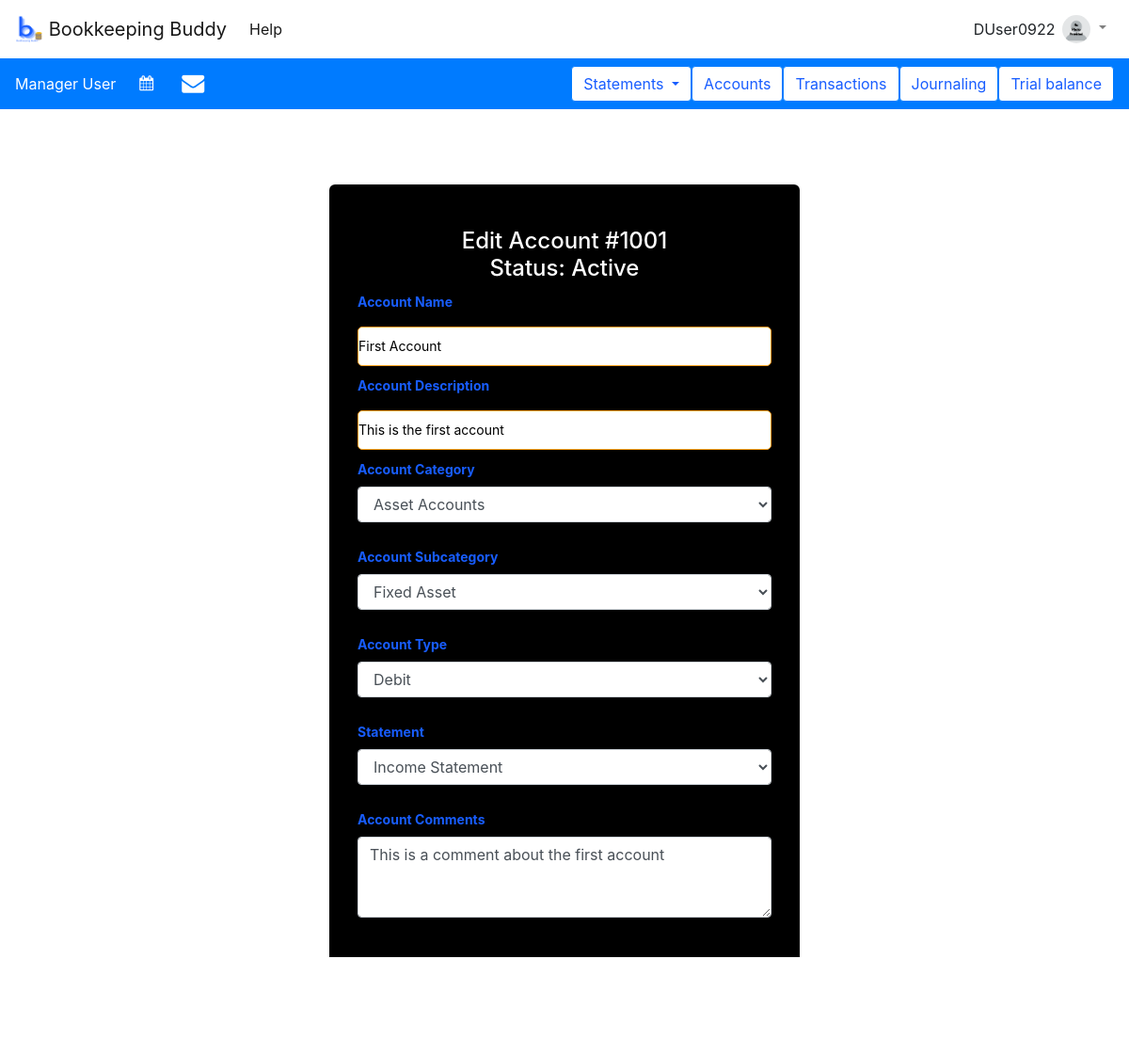
Screenshot of /fin_accts/edit_acct/1001 (signed in) with the database file from the repository.
### tables this page shows
CREATE TABLE users (
  username TEXT PRIMARY KEY UNIQUE,
  email_address TEXT NOT NULL,
  first_name TEXT NOT NULL,
  last_name TEXT NOT NULL,
  active INTEGER NOT NULL,
  role INTEGER NOT NULL,
  picture BLOB,
  password TEXT NOT NULL,
  address TEXT NOT NULL,
  DOB TEXT NOT NULL,
  old_passwords TEXT NOT NULL,
  password_refresh_date TEXT NOT NULL,
  incorrect_login_attempts INTEGER NOT NULL,
  suspend_start_date TEXT,
  suspend_end_date TEXT,
  creation_date TEXT NOT NULL,
  first_pet TEXT NOT NULL,
  city_born TEXT NOT NULL,
  year_graduated_hs INTEGER NOT NULL
);

CREATE TABLE accounts (
    acct_name TEXT NOT NULL UNIQUE,
    acct_num INTEGER PRIMARY KEY AUTOINCREMENT UNIQUE,
    acct_desc TEXT,
    /* category to which this account belongs. Must be in
       the acct_categories table */
    acct_category INTEGER NOT NULL REFERENCES acct_categories(number),
    /* Account subcategory. Must be in subcategory table */
    acct_subcategory INTEGER NOT NULL REFERENCES subcategories(id_num),
    /* debit acct == 1, credit acct == 0 */
    debit INTEGER NOT NULL,
    /* stored as cents (no decimals) */
    initial_bal INTEGER NOT NULL,
    /* stored as cents (no decimals) */
    balance INTEGER NOT NULL,
    /* string in the format YYYY-MM-DD */
    date_created TEXT NOT NULL,
    /* must have been created by someone in users table */
    created_by TEXT NOT NULL REFERENCES users(username),
    /* financial statement which uses this account */
    statement INTEGER NOT NULL REFERENCES statements(number),
    /* Comment about this account */
    comment TEXT,
    /* Account active? 0 == inactive, 1 == active */
    active INTEGER DEFAULT 0 NOT NULL
);

CREATE TABLE acct_categories (
    /* name of this category */
    name TEXT NOT NULL,
    /* unique identifier for this category */
    number INTEGER PRIMARY KEY UNIQUE
);

CREATE TABLE subcategories (
    /* Unique ID for this subcategory */
    id_num INTEGER PRIMARY KEY AUTOINCREMENT UNIQUE,
    /* Which category does this subcategory belong to? */
    category INTEGER REFERENCES acct_categories(number),
    /* Name of this subcategory */
    name TEXT NOT NULL
);

CREATE TABLE statements(
    /* unique identifier for this statement */
    number INTEGER PRIMARY KEY UNIQUE,
    /* name of this statement */
    name TEXT NOT NULL
);

### appl_domain/fin_accts.py (the view, shortened to what this page needs)
@bp.route('/edit_acct/<account_num>', methods=('GET', 'POST'))
@login_required
def edit_account(account_num):
    db = get_db()
    account = db.execute(
        "SELECT * from accounts WHERE acct_num = ?", (account_num,)
    ).fetchone()
    categories = db.execute(
        "SELECT * FROM acct_categories"
    ).fetchall()
    subcategories = db.execute(
        "SELECT * FROM subcategories"
    ).fetchall()
    statements = db.execute(
        "SELECT * FROM statements"
    ).fetchall()
    account = db.execute(
        "SELECT * from accounts WHERE acct_num = ?", (account_num,)
    ).fetchone()
    return render_template('fin_accts/create_account.html',
                           account=account,
                           statements=statements,
                           categories=categories,
                           subcategories=subcategories)

### appl_domain/auth.py (called while the page is built)
def login_required(view):
    @functools.wraps(view)
    def wrapped_view(**kwargs):
        if g.user is None:
            return redirect(url_for('auth.login'))
        return view(**kwargs)
    return wrapped_view

@bp.before_app_request
def load_logged_in_user():
    username = session.get('username')
    if username is None:
        g.user = None
    else:
        g.user = get_db().execute(
            "SELECT * FROM users WHERE username = ?", (username,)
        ).fetchone()

### appl_domain/db.py (called while the page is built)
def get_db():
    if 'db' not in g:
        g.db = sqlite3.connect(
            current_app.config['DATABASE'],
            detect_types=sqlite3.PARSE_DECLTYPES
        )
        g.db.row_factory = sqlite3.Row
    return g.db

### appl_domain/templates/fin_accts/create_account.html (shortened to what this page needs)
{% extends 'base.html' %}
{% block content %}
<div class = "loginbox">
    <form class = "box" method="post">
        <h1>
    {% block title %}
        {% if account %}
            Edit Account #{{ account['acct_num'] }}
        {% else %}
            Create a new financial account
        {% endif %}
    {% endblock %}
    {% if account %}
        <br>
        Status: {% if account['active'] == 1 %}Active{% else %}Inactive{% endif %}
    {% endif %}
    </h1>
        <label for="acct_name">Account Name</label>
        <input name="acct_name" placeholder="Enter a name for the new account" id="acct_name" {% if account %} value="{{ account['acct_name'] }}" {% endif %}required>
        <br>
        <label for="acct_desc">Account Description</label>
        <input name="acct_desc" placeholder="Enter a description of the new account" id="acct_desc" {% if account %} value="{{ account['acct_desc'] }}" {% endif %}required>
        <br>
        <label for="acct_category">Account Category</label>
        <select name="acct_category" id="acct_category" class="form-control">
            {% for category in categories %}
            <option value="{{ category['number'] }}" {% if account and account['acct_category'] == category['number'] %} selected {% endif %}>{{ category['name'] }}</option>
            {% endfor %}
        </select>
        <br>
        <label for="acct_subcategory">Account Subcategory</label>
        <select name="acct_subcategory" id="acct_subcategory", class="form-control">
            {% for category in categories %}
                <optgroup label="{{ category['name'] }}">
                    {% for subcategory in subcategories %}
                        {% if subcategory['category'] == category['number'] %}
                            <option value="{{ subcategory['id_num'] }}" {% if account and account['acct_subcategory'] == subcategory['id_num'] %} selected {% endif %}>{{ subcategory['name'] }}</option>
                        {% endif %}
                    {% endfor %}
                </optgroup>
            {% endfor %}
        </select>
        <br>
        <label for="debit">Account Type</label>
        <select name="debit" id="debit" class="form-control">
            <option value="1" {% if account and account['debit'] == 1 %} selected {% endif %}>Debit</option>
        </select>
        <br>
        <label for="statement">Statement</label>
        <select name="statement" id="statement" class="form-control">
            {% for statement in statements %}
                <option value="{{ statement['number'] }}" {% if account and account['statement'] == statement['number'] %} selected {% endif %}>{{ statement['name'] }}</option>
            {% endfor %}
        </select>
        <br>
        <label for="comment">Account Comments</label>
         <textarea class="form-control" name="comment" id="comment" placeholder="Enter comments about this account" rows="3">{% if account %}{{ account['comment'] }}{% endif %}</textarea>
        <br>
            <input  data-toggle="tooltip" data-placement="top" title="Create a new financial account" class = "submit" type="submit" value="{% if account %}Submit Changes{% else %}Create Account{% endif %}"/>
    </form>
    </div>
{% endblock %}

### appl_domain/templates/base.html (shortened to what this page needs)
<!DOCTYPE html>
<html lang="en" xmlns="http://www.w3.org/1999/html" xmlns="http://www.w3.org/1999/html">
  <head>
     <link rel="stylesheet" href="{{url_for('static', filename = 'index.css') }}"/>
      <link rel="stylesheet" href="{{url_for('static', filename = 'datatable.css') }}"/>
      <link rel="stylesheet" href="{{url_for('static', filename = 'dateTime.css') }}"/>
    <link rel="stylesheet" href="https://cdn.jsdelivr.net/npm/bootstrap@4.5.3/dist/css/bootstrap.min.css">
       <link rel="stylesheet" href="https://cdnjs.cloudflare.com/ajax/libs/bootstrap-datepicker/1.9.0/css/bootstrap-datepicker.min.css" />
    <link rel="stylesheet" href="https://cdnjs.cloudflare.com/ajax/libs/font-awesome/4.7.0/css/font-awesome.min.css" />
          <link rel = "stylesheet" href = "https://cdn.datatables.net/fixedheader/3.2.3/css/fixedHeader.dataTables.min.css">
  </head>
<body>
<nav class="navbar sticky-top navbar-expand-lg navbar-light bg-white" style="position: relative; z-index: 999; overflow: visible">
    <a class="navbar-brand" href = {{ url_for('mainpage') }} > <img src="{{ url_for('static', filename='logo_cropped.png') }}" width="30" height="30" class="d-inline-block align-top" alt="Site logo">
        Bookkeeping Buddy
    </a>
    {%  if g.user %}
        <div class="collapse navbar-collapse" id="navbarSupportedContent">
            <ul class="navbar-nav mr-auto">
                <li class="nav-item active">
                    <a class="nav-link" href="{{ url_for('auth.help') }}">Help</a>
                </li>
            </ul>
            <div id="username" >{{ g.user['username'] }}</div>
            <ul class="navbar-nav mr-right">
                <li class="nav-item dropdown" style="position: relative; z-index: 999; overflow: visible">
                    {% if g.user['picture'] %}
                        <a class="nav-link dropdown-toggle" href="#" id="navbarDropdown" role="button" data-toggle="dropdown" aria-haspopup="true" aria-expanded="false">
                            <img class = "rounded-circle" width="30" height="30" alt="User's profile picture"/>
                        </a>
                        <div class="dropdown-menu dropdown-menu-right" aria-labelledby="navbarDropdown">
                            <a class="dropdown-item" href="{{ url_for('auth.my_account') }}">My Account</a>
                            <a class="dropdown-item" href="{{ url_for('auth.manage_users')}}" >Manage Users</a>
                            <div class="dropdown-divider"></div>
                            <a class="dropdown-item" href="{{ url_for('auth.logout') }}">Log Out</a>
                        </div>
                    {% else %}
                        <a class="nav-link dropdown-toggle" href="#" id="navbarDropdown" role="button" data-toggle="dropdown" aria-haspopup="true" aria-expanded="false">
                            <img src="{{ url_for('static', filename='no_photo.png') }}" class = "rounded-circle" width="30" height="30" alt="Placeholder profile picture"/>
                        </a>
                    {% endif %}
                </li>
            </ul>
        </div>
    {% endif %}
</nav>
{%  if g.user %}
    <nav class="navbar navbar-expand-lg navbar-light bg-primary">
        <div id="fullname" style="text-align: left; margin-right: 5vh; color: white">{{ g.user['first_name'] }} {{ g.user['last_name'] }}</div>
  <div class="collapse navbar-collapse" id="navbarSupportedContent1">
    <ul class="navbar-nav mr-auto">
      <li class="nav-item active">
          <form  class="form-inline">
        <div class = "row form-group">
               <div>
                   <i id = "datepicker" class = "fa fa-calendar" style="color: white"></i>
               </div>
                        </div>
      </li>
        <li class="nav-item active">
                        <div >
                            <a href={{ url_for('fin_accts.email') }}><i class="fa fa-envelope" style="font-size:24px; color:white; padding-left:30px"></i></a>
                        </div>
        </li>
    </ul>
    <form class="form-inline my-2 my-lg-0">
       <div class="dropdown">
              <button  data-placement="top" title="Create and view financial account statements" class="btn btn-primary dropdown-toggle" type="button" data-toggle="dropdown" style="background-color: white; color: #185DFF">Statements
              </button>
            </div>
 <button type="button" class="btn btn-outline-primary" data-toggle="tooltip" data-placement="top" title="View chart of accounts or create a new account" style = "background-color: white; color: #185DFF"  onclick="window.location.href='{{ url_for('fin_accts.view_accounts')}}'">Accounts</button>
        <button type="button" class="btn btn-outline-primary" data-toggle="tooltip" data-placement="top" title="View transactions or create a new transaction" style = "background-color: white; color: #185DFF" >Transactions</button>
        <button type="button" class="btn btn-outline-primary" style = "background-color: white; color: #185DFF" data-toggle="tooltip" data-placement="top" title="Create and view journal entries" onclick="window.location.href='{{ url_for('journaling.journal') }}'">Journaling</button>
        <button type="button" class="btn btn-outline-primary" style = "background-color: white; color: #185DFF" data-toggle="tooltip" data-placement="top" title="Create a trial balance" onclick="window.location.href='{{ url_for('statements.trial_balance') }}'">Trial balance</button>
    </form>
  </div>
</nav>
{% endif %}
</body>
<section class="content">
    {% block content %}{% endblock %}
</section>
</html>

### appl_domain/static/index.css (style rules this page uses)
body { background-image: url("backgroundbb.jpg"); background-repeat: no-repeat; background-attachment: fixed; background-size: cover; background-color: #CFCFCF; height: 500px; background-position: center center; position: relative; }

### appl_domain/templates/base.html (style rules this page uses)
* { margin: 0; padding: 0; }

### appl_domain/templates/fin_accts/create_account.html (style rules this page uses)
.loginbox { position: relative; max-width: 500px; width: 80%; border-radius: 6px; padding: 30px; margin-top: 10vh; margin-left: auto; margin-right: auto; background-color: black; }
.loginbox h1 { padding:0; text-align:center; color: white; font-size: x-large; }
.loginbox .box { position: relative; margin-top:16px; min-height: 400px; background: black; }
.box label { font-size: 14px; font-weight: bold; color: #185DFF; }
.box input { width: 100%; outline: none; color: #333; font-size: 14px; border: 1px solid #F89E19; border-radius: 5px; color: black; height: 42px; margin: 8px 0; }
.box .submit { background-color: #185DFF; color: white; padding: 10px 20px; margin-top: 20px; margin-bottom: 30px; border: none; border-radius: 6px; cursor: pointer; width: 100%; opacity: 0.9; font-size: 14px; }

### rows the page displays
users: user.username "DUser0922", user.first_name "Manager", user.last_name "User"
accounts: acct_num "1001", acct_name "First Account", acct_desc "This is the first account", acct_category "Asset Accounts", acct_subcategory "Fixed Asset", debit "Debit", statement "Income Statement", comment "This is a comment about the first account"
